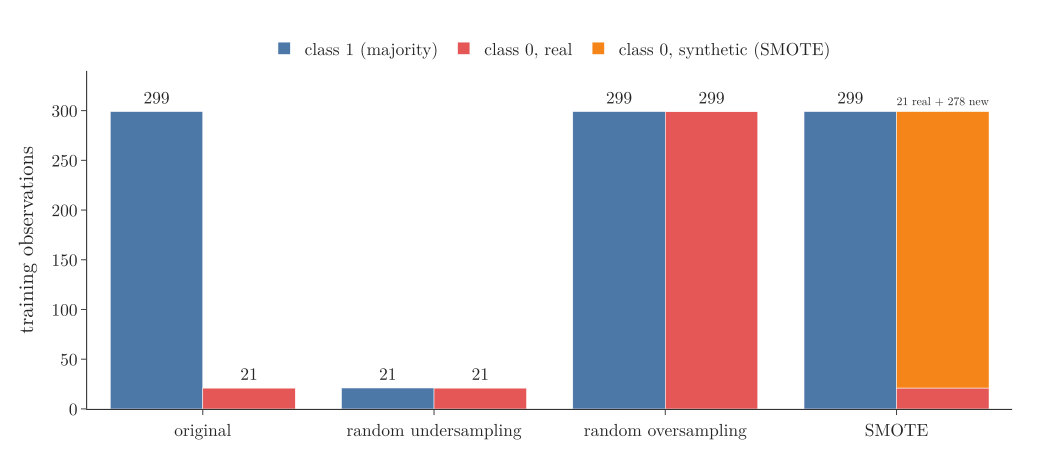

Source code (Python):
"""Sections 5 to 7: the training set's class counts before and after each resampler (299/21 -> 21/21, 299/299, 299/299
with 278 synthetic points). Plotly."""
from pathlib import Path
import numpy as np
import plotly.graph_objects as go
from imb import data, undersample, oversample, smote, BLUE, RED, ORANGE, FONT

here = Path(__file__).parent
Xtr, Xte, ytr, yte = data()
yu, yo = undersample(Xtr, ytr)[1], oversample(Xtr, ytr)[1]
Xs, ys, new = smote(Xtr, ytr)
rows = [("original", np.bincount(ytr), 0), ("random undersampling", np.bincount(yu), 0),
        ("random oversampling", np.bincount(yo), 0), ("SMOTE", np.bincount(ys), len(new))]
assert [r[1].tolist() for r in rows] == [[21, 299], [21, 21], [299, 299], [299, 299]] and len(new) == 278
labels = [r[0] for r in rows]
fig = go.Figure()
fig.add_bar(x=labels, y=[r[1][1] for r in rows], name="class 1 (majority)", marker_color=BLUE, text=[r[1][1] for r in rows],
            textposition="outside", offsetgroup=0)
fig.add_bar(x=labels, y=[r[1][0] - r[2] for r in rows], name="class 0, real", marker_color=RED, offsetgroup=1,
            text=[str(r[1][0]) if not r[2] else "" for r in rows], textposition="outside")
fig.add_bar(x=labels, y=[r[2] for r in rows], name="class 0, synthetic (SMOTE)", marker_color=ORANGE, offsetgroup=1,
            base=[r[1][0] - r[2] for r in rows], text=[f"21 real + {r[2]} new" if r[2] else "" for r in rows], textposition="outside")
fig.update_layout(template="simple_white", width=1000, height=440, font=FONT, barmode="group",
                  yaxis=dict(title="training observations", range=[0, 340]), legend=dict(orientation="h", x=0.5, xanchor="center", y=1.12),
                  margin=dict(l=70, r=20, t=60, b=50))
fig.write_image(here / "resample_counts.png", scale=2)
fig.write_image(here / "resample_counts.pdf")
